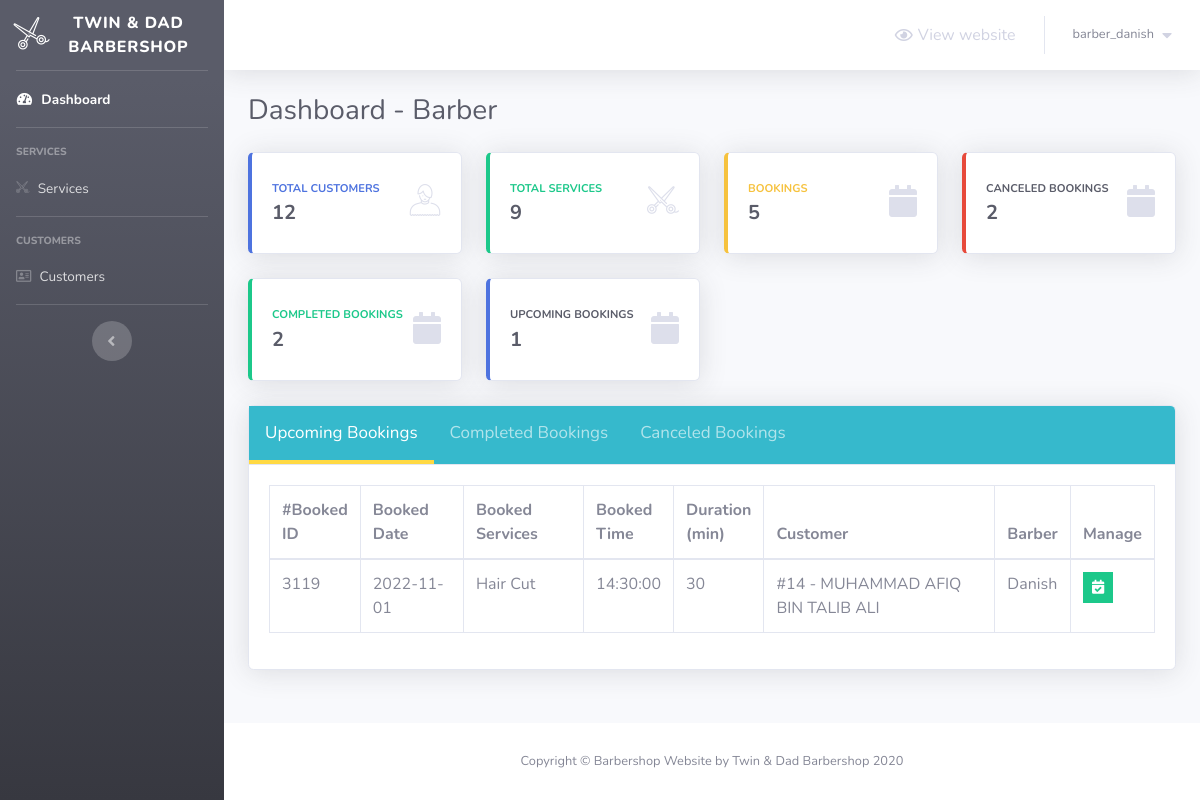
Page /barber/index.php (signed in) on the committed database.
### tables this page shows
CREATE TABLE `bookings` (
  `book_id` int(11) NOT NULL,
  `book_date` date DEFAULT NULL,
  `book_time` time DEFAULT NULL,
  `status` varchar(255) DEFAULT NULL,
  `barber_id` int(11) DEFAULT NULL,
  `user_id` int(11) DEFAULT NULL,
  `service_id` int(11) DEFAULT NULL,
  `slot_id` int(11) DEFAULT NULL
);

CREATE TABLE `services` (
  `service_id` int(11) NOT NULL,
  `service_name` varchar(255) NOT NULL,
  `service_desc` varchar(255) NOT NULL,
  `service_price` decimal(6,2) NOT NULL,
  `service_duration` int(5) NOT NULL,
  `service_img` varchar(100) DEFAULT NULL
);

CREATE TABLE `slots` (
  `slot_id` int(11) NOT NULL,
  `time_slot` time NOT NULL,
  `date_slot` date DEFAULT NULL,
  `slot_status` varchar(255) NOT NULL,
  `barber_id` int(11) DEFAULT NULL
);

CREATE TABLE `users` (
  `user_id` int(11) NOT NULL,
  `name` varchar(255) NOT NULL,
  `email` varchar(255) NOT NULL,
  `phonenum` varchar(255) NOT NULL,
  `username` varchar(255) NOT NULL,
  `password` varchar(255) NOT NULL
);

CREATE TABLE `barbers` (
  `barber_id` int(11) NOT NULL,
  `barber_name` varchar(255) NOT NULL,
  `barber_phonenum` varchar(255) NOT NULL,
  `barber_email` varchar(255) NOT NULL,
  `barber_un` varchar(255) NOT NULL,
  `barber_password` varchar(255) NOT NULL
);

### barber/Includes/functions/functions.php (called while the page is built, shortened)
<?php
	function countColumn ($column, $table) {
		@include 'connect.php';
		$sql = "SELECT COUNT($column) as count FROM $table";
		$result =mysqli_query($conn, $sql);
		while($row = mysqli_fetch_assoc($result)){
		return $row["count"];
		}
	}

### barber/index.php (the view, shortened to what this page needs)
<?php
	if(isset($_SESSION['username_barber']) && isset($_SESSION['password_barber']))
	{
        include 'connect.php';
        include 'Includes/functions/functions.php';
        include 'Includes/templates/header.php';
?>
	<div class="container-fluid">
		<div class="d-sm-flex align-items-center justify-content-between mb-4">
			<h1 class="h3 mb-0 text-gray-800">Dashboard - Barber</h1>
		</div>
		<div class="row">
			<div class="col-xl-3 col-md-6 mb-4">
				<div class="card border-left-primary shadow h-100 py-2">
					<div class="card-body">
				  		<div class="row no-gutters align-items-center">
							<div class="col mr-2">
					  			<div class="text-xs font-weight-bold text-primary text-uppercase mb-1">
					  				Total Customers
					  			</div>
					  			<div class="h5 mb-0 font-weight-bold text-gray-800">
								  <?php echo countColumn("user_id","users")?>
                                </div>
							</div>
							<div class="col-auto">
					  			<i class="bs bs-boy fa-2x text-gray-300"></i>
							</div>
				  		</div>
					</div>
			  	</div>
			</div>
			<div class="col-xl-3 col-md-6 mb-4">
				<div class="card border-left-success shadow h-100 py-2">
					<div class="card-body">
				  		<div class="row no-gutters align-items-center">
							<div class="col mr-2">
					  			<div class="text-xs font-weight-bold text-success text-uppercase mb-1">
					  				Total Services
					  			</div>
					  			<div class="h5 mb-0 font-weight-bold text-gray-800">
                                    <?php echo countColumn("service_id","services")?>
                                </div>
							</div>
							<div class="col-auto">
					  			<i class="bs bs-scissors-1 fa-2x text-gray-300"></i>
							</div>
				  		</div>
					</div>
			  	</div>
			</div>
			<div class="col-xl-3 col-md-6 mb-4">
				<div class="card border-left-warning shadow h-100 py-2">
					<div class="card-body">
				  		<div class="row no-gutters align-items-center">
							<div class="col mr-2">
					  			<div class="text-xs font-weight-bold text-warning text-uppercase mb-1">
					  				Bookings
					  			</div>
					  			<div class="h5 mb-0 font-weight-bold text-gray-800">
                                    <?php
										$barber = $_SESSION['barber_id'];
										$sql = "SELECT COUNT(book_id) as count FROM bookings WHERE barber_id='$barber'";
										$result =mysqli_query($conn, $sql);
										while($row = mysqli_fetch_assoc($result)){
									  	echo $row["count"];}
									?>
                                </div>
							</div>
							<div class="col-auto">
					  			<i class="fas fa-calendar fa-2x text-gray-300"></i>
							</div>
				 		</div>
					</div>
			  	</div>
			</div>
			<div class="col-xl-3 col-md-6 mb-4">
				<div class="card border-left-danger shadow h-100 py-2">
					<div class="card-body">
				  		<div class="row no-gutters align-items-center">
							<div class="col mr-2">
					  			<div class="text-xs font-weight-bold text-dark text-uppercase mb-1">
					  				Canceled Bookings
					  			</div>
					  			<div class="h5 mb-0 font-weight-bold text-gray-800">
                                    <?php
                                        $sql = "SELECT COUNT(book_id) as count FROM bookings WHERE status='cancel' AND barber_id='$barber'";
                                        $result =mysqli_query($conn, $sql);
                                            while($row = mysqli_fetch_assoc($result)){
                                            echo $row["count"];
                                        }
                                    ?>
                                </div>
							</div>
							<div class="col-auto">
					  			<i class="fas fa-calendar fa-2x text-gray-300"></i>
							</div>
				 		</div>
					</div>
			  	</div>
			</div>
			<div class="col-xl-3 col-md-6 mb-4">
				<div class="card border-left-success shadow h-100 py-2">
					<div class="card-body">
				  		<div class="row no-gutters align-items-center">
							<div class="col mr-2">
					  			<div class="text-xs font-weight-bold text-success text-uppercase mb-1">
					  				Completed Bookings
					  			</div>
					  			<div class="h5 mb-0 font-weight-bold text-gray-800">
                                    <?php
                                        $sql = "SELECT COUNT(book_id) as count FROM bookings WHERE status='completed' AND barber_id='$barber' ";
                                        $result =mysqli_query($conn, $sql);
                                            while($row = mysqli_fetch_assoc($result)){
                                            echo $row["count"];
                                        }
                                    ?>
                                </div>
							</div>
							<div class="col-auto">
					  			<i class="fas fa-calendar fa-2x text-gray-300"></i>
							</div>
				 		</div>
					</div>
			  	</div>
			</div>
            <div class="col-xl-3 col-md-6 mb-4">
				<div class="card border-left-primary shadow h-100 py-2">
					<div class="card-body">
				  		<div class="row no-gutters align-items-center">
							<div class="col mr-2">
					  			<div class="text-xs font-weight-bold text-dark text-uppercase mb-1">
					  				Upcoming Bookings
					  			</div>
					  			<div class="h5 mb-0 font-weight-bold text-gray-800">
                                    <?php
                                        $sql = "SELECT COUNT(book_id) as count FROM bookings WHERE status='uncompleted' AND barber_id='$barber'";
                                        $result =mysqli_query($conn, $sql);
                                            while($row = mysqli_fetch_assoc($result)){
                                            echo $row["count"];
                                        }
                                    ?>
                                </div>
							</div>
							<div class="col-auto">
					  			<i class="fas fa-calendar fa-2x text-gray-300"></i>
							</div>
				 		</div>
					</div>
			  	</div>
			</div>
		</div>
        <div class="card shadow mb-4">
            <div class="card-header tab" style="padding: 0px !important;background: #36b9cc!important">
            	<button class="tablinks active" onclick="openTab(event, 'all')">
            		Upcoming Bookings
            	</button>
                <button class="tablinks" onclick="openTab(event, 'completed')">
                	Completed Bookings
                </button>
                <button class="tablinks" onclick="openTab(event, 'canceled')">
                	Canceled Bookings
                </button>
            </div>
            <div class="card-body">
            	<div class="table-responsive">
                	<table class="table table-bordered tabcontent table-fit" id="all" style="display:table" width="100%" cellspacing="0">
                  		<thead>
                                <tr>
                                    <th>
                                        #Booked ID
                                    </th>
									<th>
                                        Booked Date
                                    </th>
                                    <th>
                                        Booked Services
                                    </th>
                                    <th>
                                        Booked Time
                                    </th>
									<th>
                                        Duration (min)
                                    </th>
                                    <th>
                                        Customer
                                    </th>
                                    <th>
                                        Barber
                                    </th>
									<th>
                                        Manage
                                    </th>
                                </tr>
                        </thead>
                            <tbody>
                                <?php
									$barber = $_SESSION['barber_id'];
									$sql = "SELECT s.*, b.*, br.*, u.*, sl.*
									FROM services s
								 	JOIN bookings b
									ON s.service_id = b.service_id
									JOIN barbers br
									ON br.barber_id = b.barber_id
									JOIN users u
									ON u.user_id = b.user_id
									JOIN slots sl
									ON sl.slot_id = b.slot_id
									WHERE br.barber_id = '$barber'
									AND status='uncompleted'";
									$result = mysqli_query($conn, $sql);
										while ($booking=mysqli_fetch_assoc($result)){
										echo "<tr>";
											echo "<td style = 'width:5%'>";
												echo $booking['book_id'];
											echo "</td>";
                                            echo "<td>";
                                                echo $booking['book_date'];
                                            echo "</td>";
                                            echo "<td>";
                                                echo $booking['service_name'];
                                            echo "</td>";
                                            echo "<td style = 'width:5%'>";
                                                echo $booking['time_slot'];
                                            echo "</td>";
											echo "<td style = 'width:5%'>";
                                                echo $booking['service_duration'];
                                            echo "</td>";
                                            echo "<td>";
                                                echo '#';
												echo $booking['user_id'];
												echo " -  ";
												echo $booking['name'];
                                            echo "</td>";
                                            echo "<td>";
                                                echo $booking['barber_name'];
                                            echo "</td>";
											?>
											<td>
                                                <ul class="list-inline m-0">
													<li class="list-inline-item" data-toggle="tooltip" title="Completed Booking">
                                                        <button class="btn btn-success btn-sm rounded-0" type="button" data-toggle="modal" data-target="#" data-placement="top">
															<a href="booking-completed.php?book_id=<?php echo $booking['book_id']; ?> " style="color: white;">
																<i class="fas fa-calendar-check"></i>
															</a>
                                                        </button>
                                                    </li>
                                                </ul>
                                            </td>
                                        </tr>
								<?php	}
								?>
                            </tbody>
                	</table>
              	</div>
            </div>
        </div>
	</div>
<?php
		include 'Includes/templates/footer.php';
	}
	else
    {
    	header('Location: login.php');
        exit();
    }
?>

### barber/Design/css/main.css (style rules this page uses)
.tab button.active { color: #fff; border-bottom: 4px solid #ffd943; }
.tab button { background: inherit; color: #ffffff9c; float: left; border: none; outline: none; cursor: pointer; padding: 14px 16px; transition: 0.3s; font-size: 17px; border-bottom: 4px solid transparent; }
.tabcontent { display: none; }

### rows in the picture
bookings: book_id "3119", book_date "2022-11-01", service.service_name "Hair Cut", slot.time_slot "14:30:00", service.service_duration "30", user.user_id "14", user.name "MUHAMMAD AFIQ BIN TALIB ALI", barber.barber_name "Danish"

### other values in the picture
$_SESSION['username_barber'] "barber_danish"
countColumn("user_id","users") "12"
countColumn("service_id","services") "9"
$row["count"] "5"
$row["count"] "2"
$row["count"] "1"
